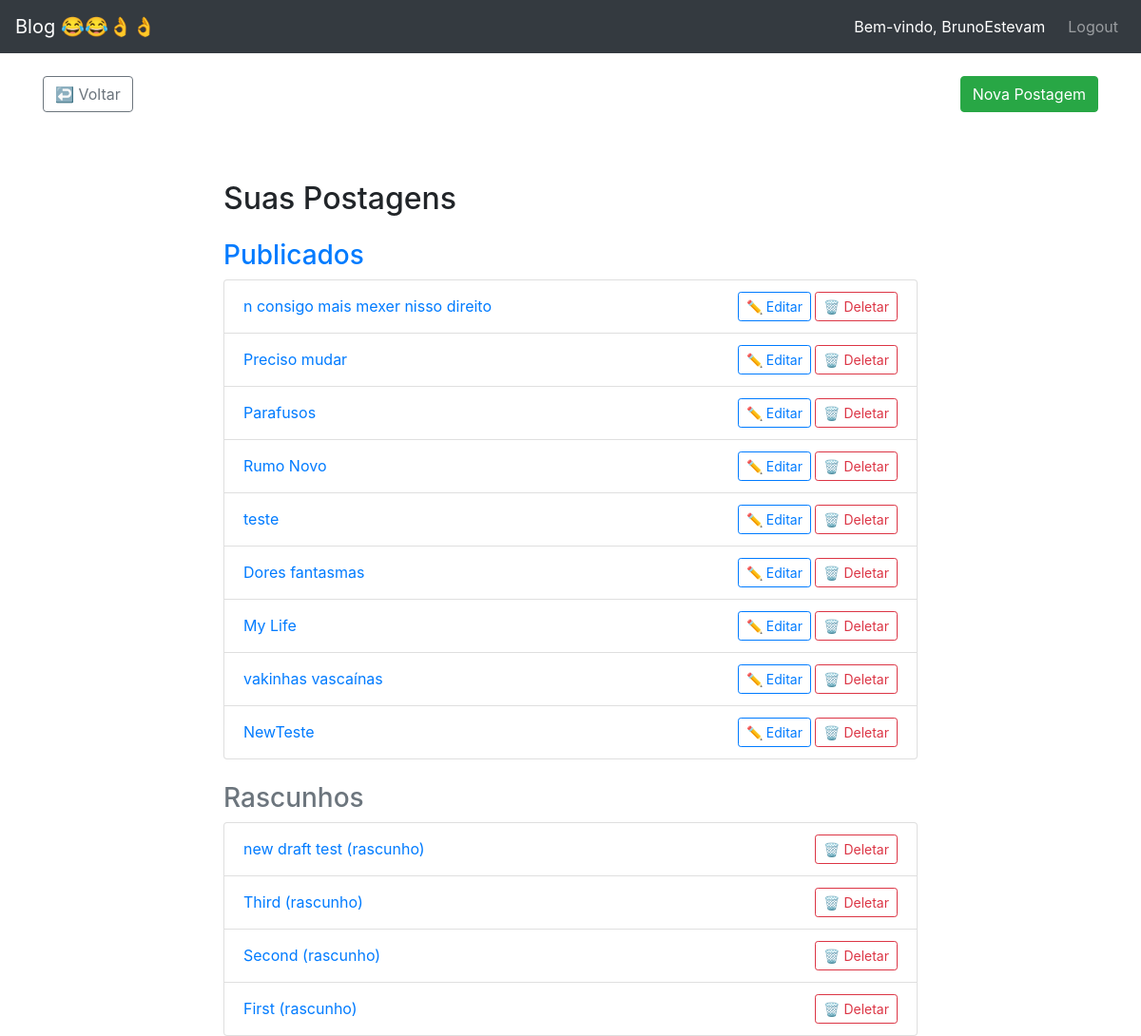
Before: /my-posts/ (signed in) with the older database file.
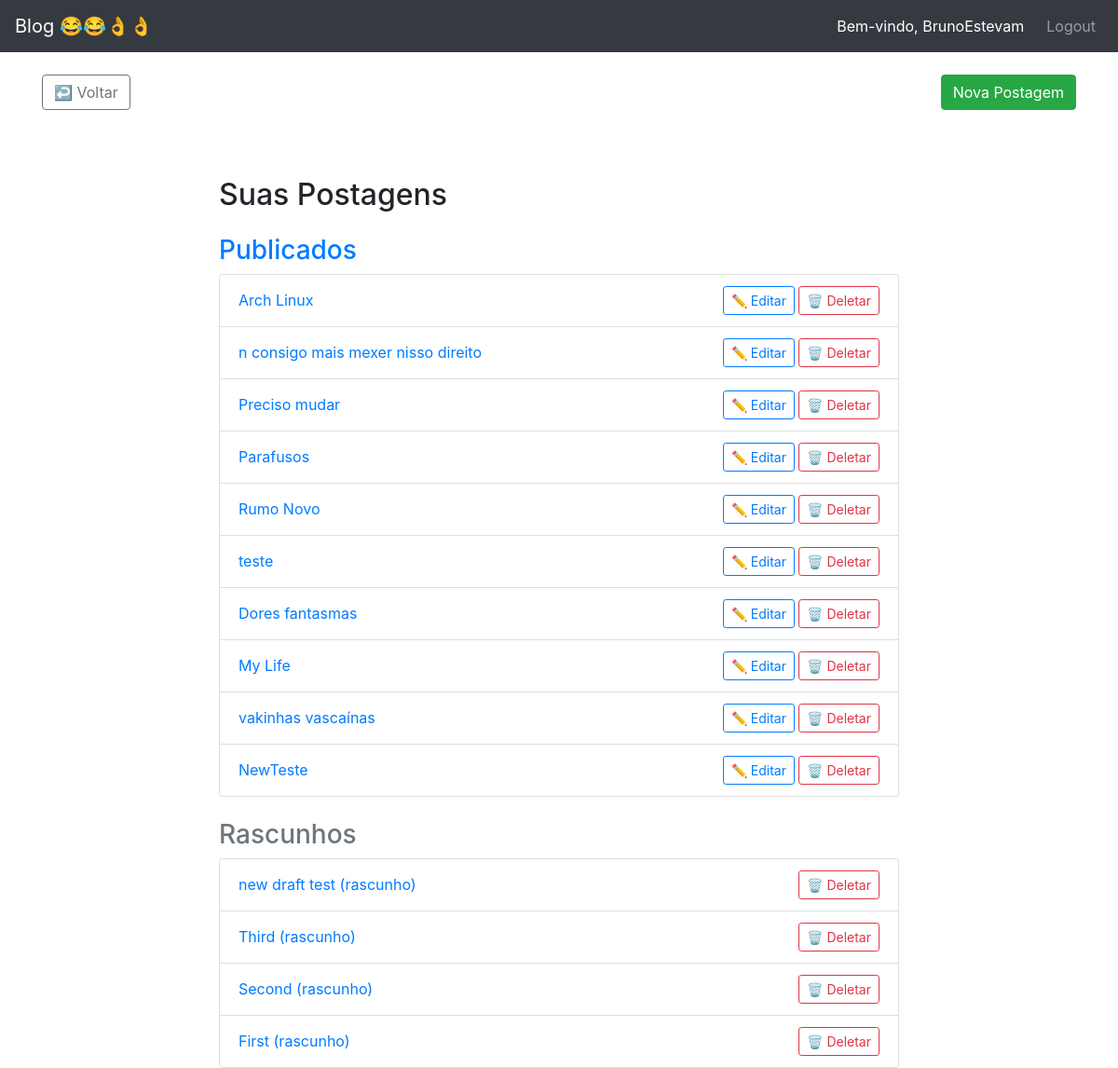
After: the same page with the newer database file.
### blog/models.py (models this page shows, shortened)
class Post(models.Model):
    class NewManager(models.Manager):
        def get_queryset(self):
            return super().get_queryset().filter(status='published')
    options = (
        ('draft', 'Draft'),
        ('published', 'Published'),
    )
    title = models.CharField(max_length=200)
    excerpt = models.TextField(null=True)
    slug = models.SlugField(max_length=255, unique=True, blank=True)
    publish = models.DateTimeField(default=timezone.now)
    author = models.ForeignKey(User, on_delete=models.CASCADE, related_name='blog_posts')
    content = models.TextField()
    status = models.CharField(max_length=10, choices=options, default='draft')
    objects = models.Manager()
    newmanager = NewManager()
    likes = models.ManyToManyField(User, related_name='post_likes', blank=True)
    dislikes = models.ManyToManyField(User, related_name='post_dislikes', blank=True)
    image = models.ImageField(upload_to='post_images/', blank=True, null=True)
    class Meta:
        ordering = ('-publish',)

### blog/views.py (the view)
# urls.py: path('my-posts/', views.user_posts, name='user_posts'),
@login_required
def user_posts(request):
    posts_published = Post.objects.filter(author=request.user, status='published')
    posts_drafts = Post.objects.filter(author=request.user, status='draft')
    return render(request, 'blog/user_posts.html', {
        'posts_published': posts_published,
        'posts_drafts': posts_drafts
    })

### blog/templates/blog/user_posts.html (shortened to what this page needs)
{% extends "base.html" %}
{% block content %}
<div class="container">
    <br>
    <div class="d-flex justify-content-between mb-3">
	    <a href="{% url 'blog:profile' request.user.username %}" class="btn btn-outline-secondary">↩️ Voltar</a>
        <a href="{% url 'blog:my_create_post' %}?next={% url 'blog:user_posts' %}" class="btn btn-success">
    Nova Postagem
</a>
       </div>
    <div class="row justify-content-md-center pt-5">
        <div class="col-md-8">
            <h2 class="mb-4">Suas Postagens</h2>
            <h3 class="text-primary">Publicados</h3>
            <ul class="list-group mb-4">
                {% for post in posts_published %}
                <li class="list-group-item d-flex justify-content-between align-items-center">
                    <a href="{% url 'blog:post_single' post.slug %}" class="fw-bold text-decoration-none">
                        {{ post.title }}
                    </a>
                    <div>
                        <a href="{% url 'blog:edit_post' post.slug %}" class="btn btn-sm btn-outline-primary">✏️ Editar</a>
			<a href="{% url 'blog:post_delete' post.pk %}?next={% url 'blog:user_posts' %}" class="btn btn-sm btn-outline-danger" onclick="return confirm('Tem certeza que deseja deletar esta postagem?');">🗑️ Deletar</a>
                    </div>
                </li>
                {% empty %}
                <li class="list-group-item">Você ainda não publicou nenhum post.</li>
                {% endfor %}
            </ul>
            <h3 class="text-secondary">Rascunhos</h3>
            <ul class="list-group">
                {% for post in posts_drafts %}
                <li class="list-group-item d-flex justify-content-between align-items-center text-muted">
                    <a href="{% url 'blog:edit_post' post.slug %}" class="fw-bold text-decoration-none">
                        {{ post.title }} (rascunho)
                    </a>
                    <a href="{% url 'blog:post_delete' post.pk %}" class="btn btn-sm btn-outline-danger">🗑️ Deletar</a>
                </li>
                {% empty %}
                <li class="list-group-item">Você não tem rascunhos.</li>
                {% endfor %}
            </ul>
        </div>
    </div>
</div>
{% endblock %}

Changed rows visible on the page:
added Post: title "Arch Linux", shown under "Publicados"
